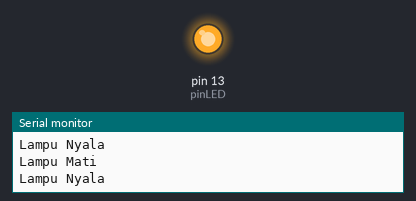
Simulated run of this sketch. Board: Arduino Uno, built with avr-gcc and run on an emulated ATmega328P. Parts: output pins drawn as LEDs (lit = HIGH), the last lines printed to the serial monitor.

Above: at 0.4 s.
At 2.65 s:
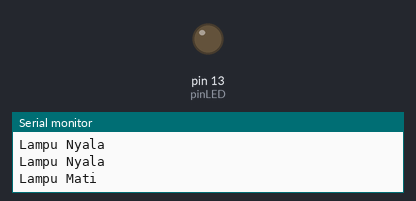
Timing chart, 0 to 3.0 s (numbered marks = the images above):
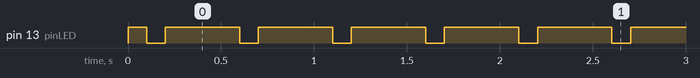

The sketch:

belajar-LED.ino
```cpp
int pinLED = 13;

void setup() {
  // put your setup code here, to run once:
  pinMode (pinLED, OUTPUT); // Menyiapkan LED siap berkerja
  Serial.begin(9600); // Menyiapkan Serial Monitor
  Serial.println("Alat menyala dan siap digunakan !");
}

void loop() {
  // put your main code here, to run repeatedly:
  digitalWrite (pinLED, HIGH); // Mematikan LED Board Arduino
  Serial.println("Lampu Nyala");
  delay (100) ;
  digitalWrite (pinLED, LOW); // Menyalakan LED Board Arduino
  Serial.println("Lampu Mati");
  delay (100) ;
  digitalWrite (pinLED, HIGH); // Mematikan LED Board Arduino
  Serial.println("Lampu Nyala");
  delay (300) ;
}
```

Measured:
- by itself, pin 13 (pinLED): repeats every 0.50 s: LOW 0.10 s, HIGH 0.40 s
